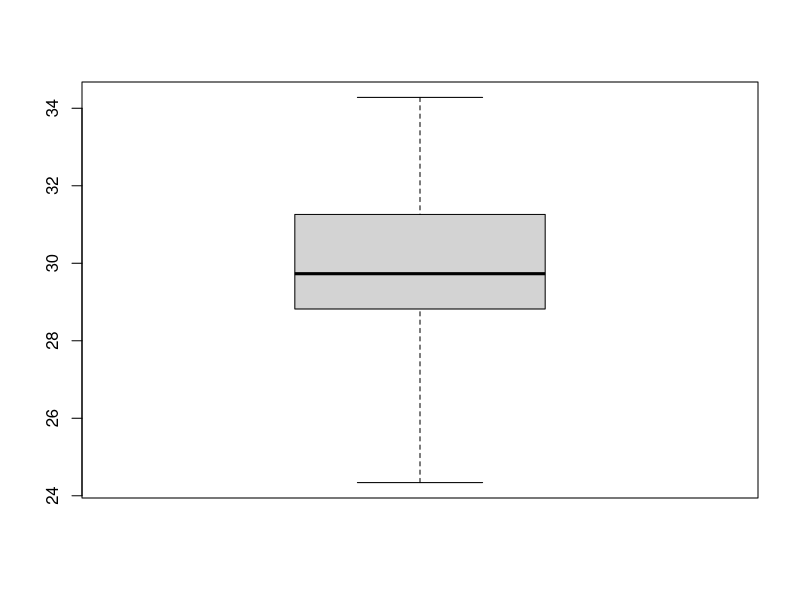

Write the R code that produced this figure.
x <- c( 30.08, 27.32, 29.32, 32.19, 32.75, 27.79, 28.82, 31.39, 32.42, 31.27, 31.51, 33.42, 29.51, 34.28, 30.34, 28.06, 27.40, 30.63, 30.93, 30.30, 31.73, 29.35, 30.96, 28.99, 29.36, 30.29, 31.26, 24.34, 28.92, 30.33, 29.00, 27.04, 28.28, 29.81, 32.85, 29.23, 29.21, 28.71, 27.52, 29.65, 25.10, 30.83 ) 

mean(x) 
sd(x)/sqrt(length(x)) 
boxplot(x, range=0) 

t.test(x, mu = 28.01, alternative = "two.sided") # .05  < 1.185e-06
t.test(x, mu = 28.01, alternative = "less")   #  .05 > 1
t.test(x, mu = 28.01, alternative = "greater") # .05 < 5.927e-07

# if P is bigger than a the null hyph is not rejected.